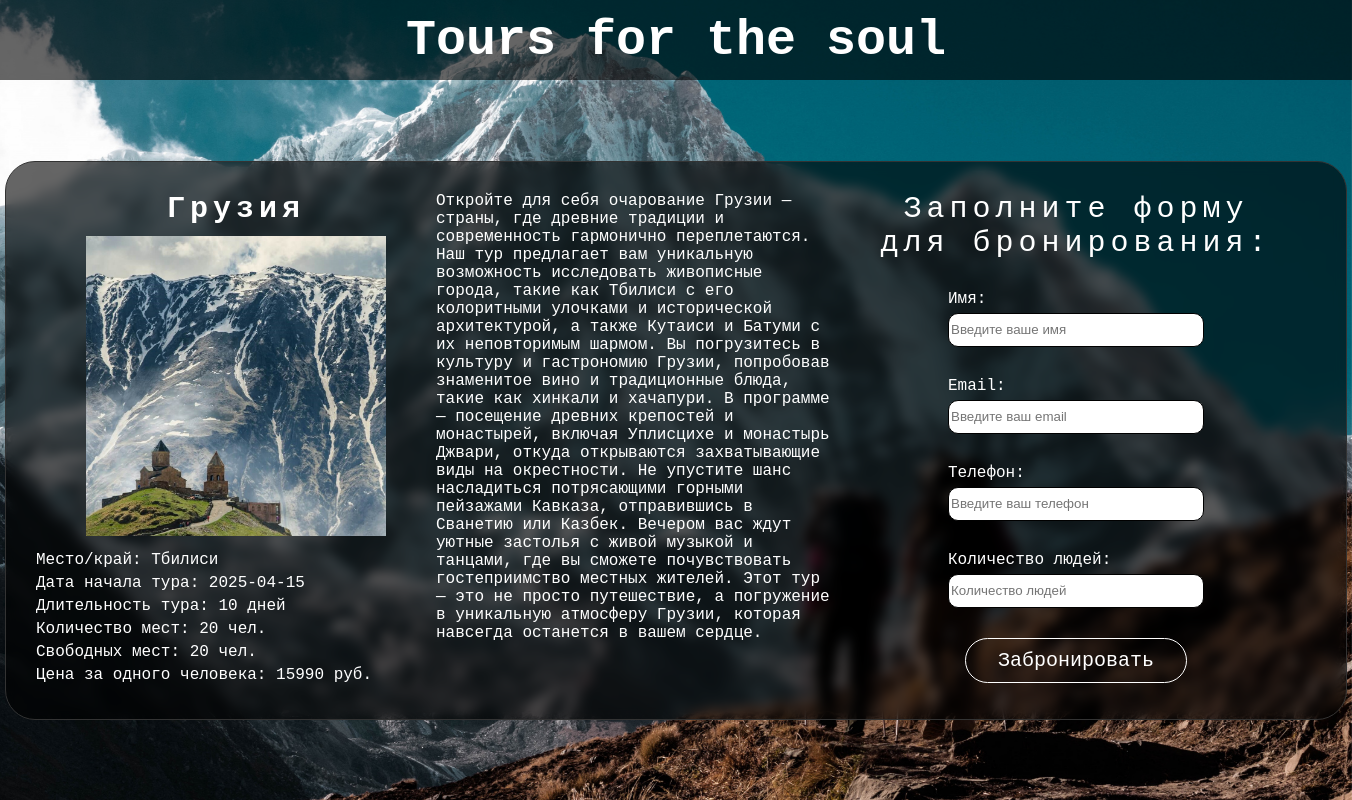
/current_tour/3, run on the app's committed database.
### app/database/db.py (models this page shows)
class TourTable(Base):
    __tablename__ = 'tours'
    id = Column(Integer, primary_key=True)
    title = Column(String, nullable=False)
    description = Column(String, nullable=False)
    place = Column(String, nullable=False)
    start_date_tour = Column(String, nullable=False)
    duration = Column(Integer, nullable=False)
    max_people = Column(Integer, nullable=False)
    available_places = Column(Integer, nullable=False)
    occupied_places = Column(Integer, nullable=False)
    price_per_person = Column(Integer, nullable=False)
    image_path = Column(String, nullable=False)
    users = relationship("UserTable", back_populates="tour")

### app/routes/routes.py (the view, shortened to what this page needs)
    @app.route('/current_tour/<tour_id>', methods=['POST', 'GET'])
    def current_tour(tour_id):
        with SessionLocal() as sessionloc:
            query = select(TourTable).where(TourTable.id == tour_id)
            result = sessionloc.execute(query)
            tour_model = result.scalars().first()
            if not tour_model:
                logger.warning('Тур с ID %s не найден.', tour_id)
                return render_template('user/error_page.html')
            logger.info('Отображение страницы бронирования для тура с ID %s.', tour_id)
            return render_template('user/book_tour_page.html', tour_model=tour_model)

### app/templates/user/book_tour_page.html (shortened to what this page needs)
{% extends 'user/base_page.html' %}
{% block head %}
<head>
    <link rel="stylesheet" type="text/css" href="{{ url_for('static', filename='css/base_page_style.css') }}">
    <link rel="stylesheet" type="text/css" href="{{ url_for('static', filename='css/book_tour_page_style.css') }}">
</head>
{% endblock %}
{% block content %}
<div class="block-selected-tour">
    <div class="selected-tour">
        <div class="show-selected-tour">
            <div class="titel-tour">
                {{ tour_model.title }}
            </div>
            <div class="img-tour">
                <img src="{{ url_for('static', filename='image/img_tour/' + tour_model.image_path) }}"
                    alt="{{ tour_model.title }}" style="max-width: 300px; height: auto;">
            </div>
            <div class="desc-tour">
                <div class="place-tour">
                    <span>Место/край:</span>
                    {{ tour_model.place }}
                </div>
                <div class="start-date-tour">
                    <span>Дата начала тура:</span>
                    {{ tour_model.start_date_tour }}
                </div>
                <div class="duration-tour">
                    <span>Длительность тура:</span>
                    {{ tour_model.duration }} дней
                </div>
                <div class="max-people-tour">
                    <span>Количество мест:</span>
                    {{ tour_model.max_people }} чел.
                </div>
                <div class="av-places-tour">
                    <span>Свободных мест:</span>
                    {{ tour_model.available_places }} чел.
                </div>
                <div class="price-tour">
                    <span>Цена за одного человека:</span>
                    {{ tour_model.price_per_person }} руб.
                </div>
            </div>
        </div>
        <div class="desc-selected-tour">
            <span>{{ tour_model.description }}</span>
        </div>
        <div class="form-for-user">
            <div class="form-title">
                <span>Заполните форму для бронирования:</span>
            </div>
            <div class=form-field>
                <form method="post">
                    <div class="form-group">
                        <label for="id_name">Имя:</label>
                        <input type="text" name="name" id="id_name" placeholder="Введите ваше имя" required>
                    </div>
                    <div class="form-group">
                        <label for="id_email">Email:</label>
                        <input type="email" name="email" id="id_email" placeholder="Введите ваш email" required>
                    </div>
                    <div class="form-group">
                        <label for="id_phone">Телефон:</label>
                        <input type="text" name="phone" id="id_phone" placeholder="Введите ваш телефон" required>
                    </div>
                    <div class="form-group">
                        <label for="id_number_of_people">Количество людей:</label>
                        <input type="number" name="number_of_people" id="id_number_of_people"
                            placeholder="Количество людей" required>
                    </div>
                    <div class="book-button"><input type="submit" value="Забронировать"></p>
                    </div>
                </form>
            </div>
        </div>
    </div>
</div>
{% endblock %}

### app/static/css/base_page_style.css (style rules this page uses)
body { display: flex; flex-direction: column; min-height: 100vh; margin: 0px; font-family: Courier New; }

### app/static/css/book_tour_page_style.css (style rules this page uses)
.block-selected-tour { display: flex; flex-direction: column; justify-content: center; align-items: center; }
.block-selected-tour .selected-tour { display: flex; text-align: left; border: 1px solid #333; border-radius: 30px; padding: 30px; backdrop-filter: blur(6px); background-color: rgba(0, 0, 0, 0.6); }
.block-selected-tour .selected-tour .show-selected-tour { width: 400px; }
.block-selected-tour .selected-tour .show-selected-tour .titel-tour { display: block; text-align: center; color: white; font-weight: bold; font-size: 30px; letter-spacing: 5px; }
.block-selected-tour .selected-tour .show-selected-tour .img-tour { display: block; text-align: center; margin: 10px 0px 10px 0px; }
.block-selected-tour .selected-tour .show-selected-tour .desc-tour { display: block; text-align: left; color: white; }
.block-selected-tour .selected-tour .show-selected-tour .desc-tour div { margin-bottom: 5px; }
.block-selected-tour .selected-tour .desc-selected-tour { display: block; width: 400px; overflow-wrap: break-word; color: white; }
.block-selected-tour .selected-tour .form-for-user { padding: 0px 40px; width: 400px; }
.block-selected-tour .selected-tour .form-for-user .form-title { display: block; text-align: center; color: white; font-size: 30px; letter-spacing: 5px; margin: 0px 0px 30px; }
.block-selected-tour .selected-tour .form-for-user .form-field { display: flex; justify-content: center; flex-direction: column; align-items: center; }
.block-selected-tour .selected-tour .form-for-user .form-group label { display: block; color: white; margin: 0px 0px 5px; }
.block-selected-tour .selected-tour .form-for-user .form-group input { display: block; margin: 0px 0px 30px; width: 250px; height: 30px; border: 1px solid black; border-radius: 10px; }
.block-selected-tour .selected-tour .form-for-user .form-field .book-button { display: flex; justify-content: center; }
.block-selected-tour .selected-tour .form-for-user .form-field .book-button input { font-family: Courier New; font-size: 20px; color: rgb(255, 255, 255); background-color: rgba(0, 0, 0, 0); text-decoration: none; border: 1px solid rgb(255, 255, 255); border-radius: 24px; padding: 10px 32px; transition: background-color 0.3s, color 0.3s; }

### data on the page
TourTable: title "Грузия", image_path+title (picture), place "Тбилиси", start_date_tour "2025-04-15", duration "10", max_people "20", available_places "20", price_per_person "15990", description "Откройте для себя очарование Грузии — страны, где древние традиции и современность гармонично переплетаются. Наш тур предлагает вам уникальную возможность исследовать живописные города, такие как Тбилиси с его колоритными улочками и исторической архитектурой, а также Кутаиси и Батуми с их неповторимым шармом. Вы погрузитесь в культуру и гастрономию Грузии, попробовав знаменитое вино и традиционные блюда, такие как хинкали и хачапури. В программе — посещение древних крепостей и монастырей, включая Уплисцихе и монастырь Джвари, откуда открываются захватывающие виды на окрестности. Не упустите шанс насладиться потрясающими горными пейзажами Кавказа, отправившись в Сванетию или Казбек. Вечером…"
